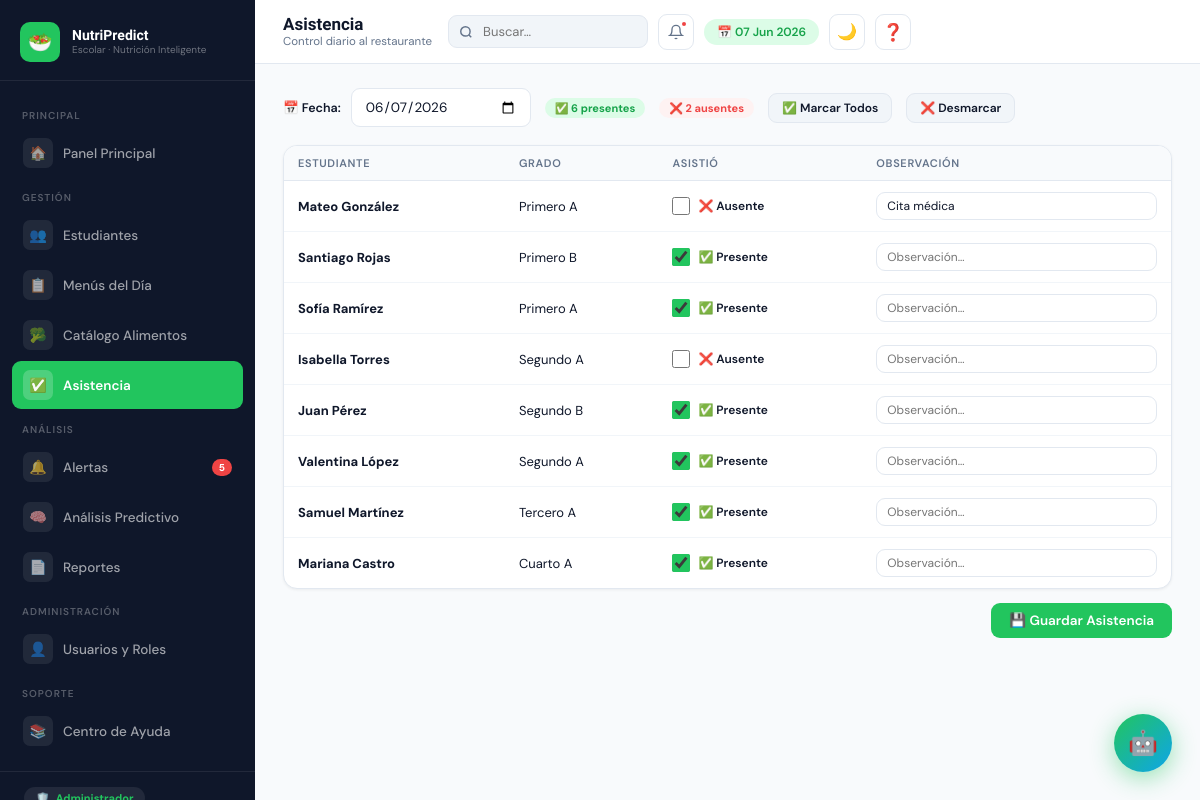
Page /asistencia.php (signed in) on the committed database.
### tables this page shows
CREATE TABLE IF NOT EXISTS estudiantes (
    id                 INT AUTO_INCREMENT PRIMARY KEY,
    nombre             VARCHAR(80)  NOT NULL,
    apellido           VARCHAR(80)  NOT NULL,
    fecha_nac          DATE         NOT NULL,
    genero             ENUM('M','F') NOT NULL DEFAULT 'M',
    id_grado           INT          NOT NULL,
    peso_kg            DECIMAL(5,2) NULL,
    talla_cm           DECIMAL(5,2) NULL,
    imc                DECIMAL(5,2) NULL,
    imc_clasificacion  VARCHAR(30)  NULL,
    nivel_riesgo       ENUM('sin_riesgo','bajo','medio','alto') NOT NULL DEFAULT 'sin_riesgo',
    score              INT          NOT NULL DEFAULT 0,
    activo             TINYINT(1)   NOT NULL DEFAULT 1,
    fecha_creacion     TIMESTAMP    NOT NULL DEFAULT CURRENT_TIMESTAMP,
    CONSTRAINT fk_estudiante_grado FOREIGN KEY (id_grado) REFERENCES grados(id),
    INDEX idx_estudiante_riesgo (nivel_riesgo),
    INDEX idx_estudiante_activo (activo)
);

CREATE TABLE IF NOT EXISTS grados (
    id      INT AUTO_INCREMENT PRIMARY KEY,
    nombre  VARCHAR(60) NOT NULL,
    nivel   INT NOT NULL DEFAULT 1
);

CREATE TABLE IF NOT EXISTS asistencia (
    id            INT AUTO_INCREMENT PRIMARY KEY,
    id_estudiante INT NOT NULL,
    fecha         DATE NOT NULL,
    asistio       TINYINT(1) NOT NULL DEFAULT 1,
    observacion   VARCHAR(255) NULL,
    UNIQUE KEY uq_asistencia (id_estudiante, fecha),
    CONSTRAINT fk_asistencia_est FOREIGN KEY (id_estudiante) REFERENCES estudiantes(id) ON DELETE CASCADE,
    INDEX idx_asistencia_fecha (fecha)
);

### presenters/AsistenciaPresenter.php (called while the page is built, shortened)
<?php
require_once 'models/AsistenciaModel.php';
class AsistenciaPresenter {
    private $model;
    public function __construct($conn) {
        $this->model           = new AsistenciaModel($conn);
    }
    public function manejarRequest() {
        if ($_SERVER['REQUEST_METHOD'] !== 'POST') return;
        $fecha = $_POST['fecha'] ?? date('Y-m-d');
        $asistencias  = $_POST['asistencia'] ?? [];
        $observaciones = $_POST['obs'] ?? [];
        $ids = [];
        $this->model->guardar($fecha, $ids, $asistencias, $observaciones);
    }
    public function obtenerEstudiantesConAsistencia($fecha) {
        return $this->model->obtenerPorFecha($fecha);
    }
    public function obtenerResumen($fecha) {
        return $this->model->resumenFecha($fecha);
    }
}

### models/AsistenciaModel.php (called while the page is built, shortened)
<?php
class AsistenciaModel {
    private $conn;
    public function __construct($conn) {
        $this->conn = $conn;
    }
    public function obtenerPorFecha($fecha) {
        $fecha = mysqli_real_escape_string($this->conn, $fecha);
        return $this->conn->query("
            SELECT e.id, e.nombre, e.apellido, g.nombre AS grado,
                   a.asistio, a.observacion
            FROM estudiantes e
            JOIN grados g ON e.id_grado = g.id
            LEFT JOIN asistencia a ON a.id_estudiante = e.id AND a.fecha = '$fecha'
            WHERE e.activo = 1
            ORDER BY g.nivel, e.nombre
        ");
    }
    public function resumenFecha($fecha) {
        $fecha = mysqli_real_escape_string($this->conn, $fecha);
        return $this->conn->query("
            SELECT SUM(asistio=1) AS presentes, SUM(asistio=0) AS ausentes, COUNT(*) AS total
            FROM asistencia WHERE fecha='$fecha'
        ")->fetch_assoc();
    }
}

### asistencia.php (the view, shortened to what this page needs)
<?php
require_once 'includes/db.php';
require_once 'presenters/AsistenciaPresenter.php';
$presenter = new AsistenciaPresenter($conn);
$presenter->manejarRequest();
$fecha_sel   = $_GET['fecha'] ?? date('Y-m-d');
$estudiantes = $presenter->obtenerEstudiantesConAsistencia($fecha_sel);
$resumen     = $presenter->obtenerResumen($fecha_sel);
include 'includes/header.php';
?>
<div style="display:flex;align-items:center;gap:14px;margin-bottom:18px;flex-wrap:wrap">
    <form method="GET" style="display:flex;gap:10px;align-items:center">
        <label class="form-label" style="margin:0">📅 Fecha:</label>
        <input type="date" name="fecha" class="form-control" value="<?=htmlspecialchars($fecha_sel)?>" style="width:180px" onchange="this.form.submit()">
    </form>
    <?php if($resumen['total']>0): ?>
    <span class="chip chip-verde">✅ <?=$resumen['presentes']?> presentes</span>
    <span class="chip chip-rojo">❌ <?=$resumen['ausentes']?> ausentes</span>
    <?php endif; ?>
    <button class="btn btn-secondary btn-sm" onclick="marcarTodos(true)">✅ Marcar Todos</button>
    <button class="btn btn-secondary btn-sm" onclick="marcarTodos(false)">❌ Desmarcar</button>
</div>
<form method="POST">
<div class="card" style="margin-bottom:14px">
    <div class="table-wrap"><table>
        <thead><tr><th>Estudiante</th><th>Grado</th><th>Asistió</th><th>Observación</th></tr></thead>
        <tbody>
        <?php if($estudiantes&&$estudiantes->num_rows>0): while($e=$estudiantes->fetch_assoc()): ?>
        <tr>
            <td><strong><?=htmlspecialchars($e['nombre'].' '.$e['apellido'])?></strong></td>
            <td><?=htmlspecialchars($e['grado'])?></td>
            <td><label style="display:flex;align-items:center;gap:8px;cursor:pointer">
                <input type="checkbox" name="asistencia[<?=$e['id']?>]" class="asist-check" value="1" <?=($e['asistio']??1)?'checked':''?> style="width:18px;height:18px;accent-color:var(--verde)">
                <span class="check-label" style="font-size:12px;font-weight:600"></span>
            </label></td>
            <td><input type="text" name="obs[<?=$e['id']?>]" class="form-control" style="padding:5px 10px;font-size:12px" placeholder="Observación…" value="<?=htmlspecialchars($e['observacion']??'')?>"></td>
        </tr>
        <?php endwhile; endif; ?>
        </tbody>
    </table></div>
</div>
<div style="text-align:right"><button type="submit" class="btn btn-primary">💾 Guardar Asistencia</button></div>
</form>
<?php include 'includes/footer.php'; ?>

### css/main.css (style rules this page uses)
:root { --verde: #22c55e; --verde-dark: #16a34a; --verde-light: #dcfce7; --azul-dark: #0f172a; --gris: #64748b; --gris-light: #f1f5f9; --blanco: #ffffff; --alerta: #f97316; --alerta-bg: #fff7ed; --rojo: #ef4444; --rojo-bg: #fef2f2; --amarillo: #eab308; --amarillo-bg: #fefce8; --lila: #8b5cf6; --lila-bg: #f5f3ff; --teal: #14b8a6; --teal-bg: #f0fdfa; --sombra-sm: 0 1px 3px rgba(0,0,0,.06); --sombra: 0 4px 16px rgba(0,0,0,.08); --radio: 14px; }
*,*::before,*::after { margin:0;padding:0;box-sizing:border-box }
body { font-family:'DM Sans',sans-serif;background:#f8fafc;color:var(--azul-dark);min-height:100vh;display:flex }
.card { background:#fff;border-radius:var(--radio);border:1.5px solid #e2e8f0;box-shadow:var(--sombra-sm);overflow:hidden }
.btn { display:inline-flex;align-items:center;gap:7px;padding:9px 18px;border-radius:9px;font-size:13.5px;font-weight:600;cursor:pointer;border:none;font-family:inherit;transition:.18s;text-decoration:none }
.btn-primary { background:var(--verde);color:#fff }
.btn-secondary { background:var(--gris-light);color:var(--azul-dark);border:1.5px solid #e2e8f0 }
.btn-sm { padding:6px 13px;font-size:12px }
.form-label { display:block;font-size:12.5px;font-weight:600;color:var(--azul-dark);margin-bottom:6px }
.form-control { width:100%;padding:9px 13px;border:1.5px solid #e2e8f0;border-radius:9px;font-size:13.5px;font-family:inherit;outline:none;transition:.18s;background:#fff;color:var(--azul-dark) }
.table-wrap { overflow-x:auto }
table { width:100%;border-collapse:collapse }
thead th { font-size:11px;text-transform:uppercase;letter-spacing:.06em;color:var(--gris);padding:10px 14px;text-align:left;font-weight:600;background:#f8fafc;border-bottom:1px solid #e2e8f0 }
tbody td { padding:11px 14px;font-size:13px;border-bottom:1px solid #f1f5f9;vertical-align:middle }
tbody tr:last-child td { border-bottom:none }
.chip { font-size:11px;font-weight:700;padding:3px 10px;border-radius:20px;display:inline-block }
.chip-verde { background:var(--verde-light);color:var(--verde-dark) }
.chip-rojo { background:var(--rojo-bg); color:var(--rojo) }

### rows in the picture
estudiantes: nombre+apellido "Mateo González", id_grado.nombre "Primero A", observacion "Cita médica"
estudiantes: nombre+apellido "Santiago Rojas", id_grado.nombre "Primero B"
asistencia: asistio "☑"
estudiantes: nombre+apellido "Sofía Ramírez", id_grado.nombre "Primero A"
asistencia: asistio "☑"
estudiantes: nombre+apellido "Isabella Torres", id_grado.nombre "Segundo A"
estudiantes: nombre+apellido "Juan Pérez", id_grado.nombre "Segundo B"
asistencia: asistio "☑"
estudiantes: nombre+apellido "Valentina López", id_grado.nombre "Segundo A"
asistencia: asistio "☑"
estudiantes: nombre+apellido "Samuel Martínez", id_grado.nombre "Tercero A"
asistencia: asistio "☑"
estudiantes: nombre+apellido "Mariana Castro", id_grado.nombre "Cuarto A"
asistencia: asistio "☑"

### other values in the picture
$n "5"
$page_title "Asistencia"
$page_sub "Control diario al restaurante"
$resumen['presentes'] "6"
$resumen['ausentes'] "2"
